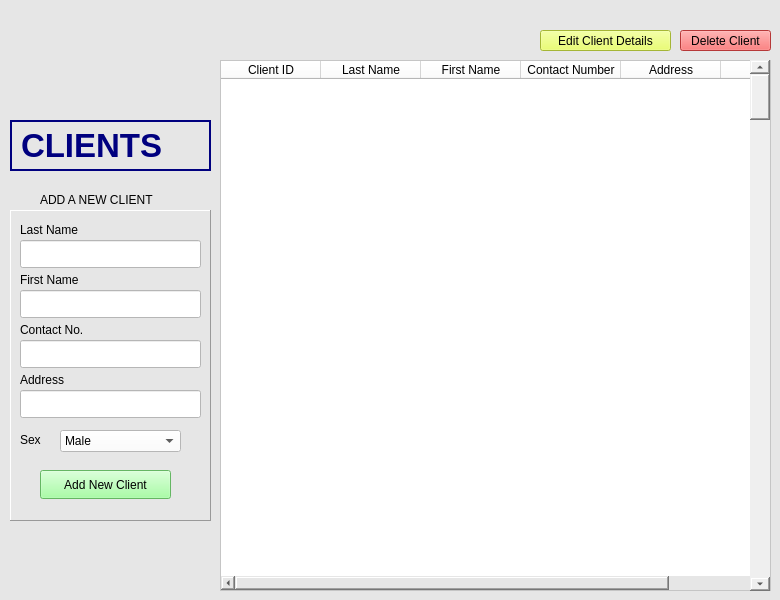
     <widget class="QWidget" name="page2Client">
      <property name="styleSheet">
       <string notr="true">background-color: rgb(230, 230, 230);</string>
      </property>
      <widget class="QLabel" name="label1_3">
       <property name="geometry">
        <rect>
         <x>10</x>
         <y>120</y>
         <width>201</width>
         <height>51</height>
        </rect>
       </property>
       <property name="font">
        <font>
         <family>Arial</family>
         <pointsize>25</pointsize>
         <weight>75</weight>
         <bold>true</bold>
        </font>
       </property>
       <property name="styleSheet">
        <string notr="true">color: rgb(0, 0, 127);</string>
       </property>
       <property name="frameShape">
        <enum>QFrame::WinPanel</enum>
       </property>
       <property name="text">
        <string>CLIENTS</string>
       </property>
      </widget>
      <widget class="QTableWidget" name="clientTable">
       <property name="geometry">
        <rect>
         <x>220</x>
         <y>60</y>
         <width>551</width>
         <height>531</height>
        </rect>
       </property>
       <property name="styleSheet">
        <string notr="true">background-color: rgb(255, 255, 255);</string>
       </property>
       <column>
        <property name="text">
         <string>Client ID</string>
        </property>
       </column>
       <column>
        <property name="text">
         <string>Last Name</string>
        </property>
       </column>
       <column>
        <property name="text">
         <string>First Name</string>
        </property>
       </column>
       <column>
        <property name="text">
         <string>Contact Number</string>
        </property>
       </column>
       <column>
        <property name="text">
         <string>Address</string>
        </property>
       </column>
       <column>
        <property name="text">
         <string>Sex</string>
        </property>
       </column>
      </widget>
      <widget class="QFrame" name="newClientDetailsFrame">
       <property name="geometry">
        <rect>
         <x>10</x>
         <y>210</y>
         <width>201</width>
         <height>311</height>
        </rect>
       </property>
       <property name="frameShape">
        <enum>QFrame::Panel</enum>
       </property>
       <property name="frameShadow">
        <enum>QFrame::Raised</enum>
       </property>
       <widget class="QLabel" name="label_8">
        <property name="geometry">
         <rect>
          <x>10</x>
          <y>10</y>
          <width>91</width>
          <height>20</height>
         </rect>
        </property>
        <property name="font">
         <font>
          <family>Arial</family>
         </font>
        </property>
        <property name="styleSheet">
         <string notr="true">color: rgb(0, 0, 0);</string>
        </property>
        <property name="text">
         <string>Last Name</string>
        </property>
       </widget>
       <widget class="QLineEdit" name="clientLastName">
        <property name="geometry">
         <rect>
          <x>10</x>
          <y>30</y>
          <width>181</width>
          <height>28</height>
         </rect>
        </property>
        <property name="styleSheet">
         <string notr="true">background-color: rgb(255, 255, 255);</string>
        </property>
       </widget>
       <widget class="QLabel" name="label_9">
        <property name="geometry">
         <rect>
          <x>10</x>
          <y>60</y>
          <width>91</width>
          <height>20</height>
         </rect>
        </property>
        <property name="font">
         <font>
          <family>Arial</family>
         </font>
        </property>
        <property name="styleSheet">
         <string notr="true">color: rgb(0, 0, 0);</string>
        </property>
        <property name="text">
         <string>First Name</string>
        </property>
       </widget>
       <widget class="QLineEdit" name="clientFirstName">
        <property name="geometry">
         <rect>
          <x>10</x>
          <y>80</y>
          <width>181</width>
          <height>28</height>
         </rect>
        </property>
        <property name="styleSheet">
         <string notr="true">background-color: rgb(255, 255, 255);</string>
        </property>
       </widget>
       <widget class="QLabel" name="label_10">
        <property name="geometry">
         <rect>
          <x>10</x>
          <y>110</y>
          <width>91</width>
          <height>20</height>
         </rect>
        </property>
        <property name="font">
         <font>
          <family>Arial</family>
         </font>
        </property>
        <property name="styleSheet">
         <string notr="true">color: rgb(0, 0, 0);</string>
        </property>
        <property name="text">
         <string>Contact No.</string>
        </property>
       </widget>
       <widget class="QLineEdit" name="clientContactNo">
        <property name="geometry">
         <rect>
          <x>10</x>
          <y>130</y>
          <width>181</width>
          <height>28</height>
         </rect>
        </property>
        <property name="styleSheet">
         <string notr="true">background-color: rgb(255, 255, 255);</string>
        </property>
       </widget>
       <widget class="QLabel" name="label_11">
        <property name="geometry">
         <rect>
          <x>10</x>
          <y>160</y>
          <width>91</width>
          <height>20</height>
         </rect>
        </property>
        <property name="font">
         <font>
          <family>Arial</family>
         </font>
        </property>
        <property name="styleSheet">
         <string notr="true">color: rgb(0, 0, 0);</string>
        </property>
        <property name="text">
         <string>Address</string>
        </property>
       </widget>
       <widget class="QLineEdit" name="clientAddress">
        <property name="geometry">
         <rect>
          <x>10</x>
          <y>180</y>
          <width>181</width>
          <height>28</height>
         </rect>
        </property>
        <property name="styleSheet">
         <string notr="true">background-color: rgb(255, 255, 255);</string>
        </property>
       </widget>
       <widget class="QLabel" name="label_12">
        <property name="geometry">
         <rect>
          <x>10</x>
          <y>220</y>
          <width>91</width>
          <height>20</height>
         </rect>
        </property>
        <property name="font">
         <font>
          <family>Arial</family>
         </font>
        </property>
        <property name="styleSheet">
         <string notr="true">color: rgb(0, 0, 0);</string>
        </property>
        <property name="text">
         <string>Sex</string>
        </property>
       </widget>
       <widget class="QPushButton" name="addClientButton">
        <property name="geometry">
         <rect>
          <x>30</x>
          <y>260</y>
          <width>131</width>
          <height>29</height>
         </rect>
        </property>
        <property name="styleSheet">
         <string notr="true">color: rgb(0, 0, 0);
background-color: rgb(141, 255, 139);</string>
        </property>
        <property name="text">
         <string>Add New Client</string>
        </property>
       </widget>
       <widget class="QComboBox" name="clientSex">
        <property name="geometry">
         <rect>
          <x>50</x>
          <y>220</y>
          <width>121</width>
          <height>22</height>
         </rect>
        </property>
        <property name="styleSheet">
         <string notr="true">color: rgb(0, 0, 0);
background-color: rgb(255, 255, 255);</string>
        </property>
        <item>
         <property name="text">
          <string>Male</string>
         </property>
        </item>
        <item>
         <property name="text">
          <string>Female</string>
         </property>
        </item>
       </widget>
      </widget>
      <widget class="QScrollBar" name="verticalScrollBar_3">
       <property name="geometry">
        <rect>
         <x>750</x>
         <y>60</y>
         <width>20</width>
         <height>531</height>
        </rect>
       </property>
       <property name="styleSheet">
        <string notr="true">color: rgb(0, 0, 0);
background-color: rgb(239, 239, 239);</string>
       </property>
       <property name="orientation">
        <enum>Qt::Vertical</enum>
       </property>
      </widget>
      <widget class="QPushButton" name="editClientButton">
       <property name="geometry">
        <rect>
         <x>540</x>
         <y>30</y>
         <width>131</width>
         <height>21</height>
        </rect>
       </property>
       <property name="styleSheet">
        <string notr="true">color: rgb(0, 0, 0);
background-color: rgb(231, 255, 75);</string>
       </property>
       <property name="text">
        <string>Edit Client Details</string>
       </property>
      </widget>
      <widget class="QPushButton" name="deleteClientButton">
       <property name="geometry">
        <rect>
         <x>680</x>
         <y>30</y>
         <width>91</width>
         <height>21</height>
        </rect>
       </property>
       <property name="styleSheet">
        <string notr="true">color: rgb(0, 0, 0);
background-color: rgb(255, 79, 79);</string>
       </property>
       <property name="text">
        <string>Delete Client</string>
       </property>
      </widget>
      <widget class="QLabel" name="label_25">
       <property name="geometry">
        <rect>
         <x>40</x>
         <y>190</y>
         <width>151</width>
         <height>20</height>
        </rect>
       </property>
       <property name="font">
        <font>
         <family>Arial</family>
        </font>
       </property>
       <property name="styleSheet">
        <string notr="true">color: rgb(0, 0, 0);</string>
       </property>
       <property name="text">
        <string>ADD A NEW CLIENT</string>
       </property>
      </widget>
     </widget>
